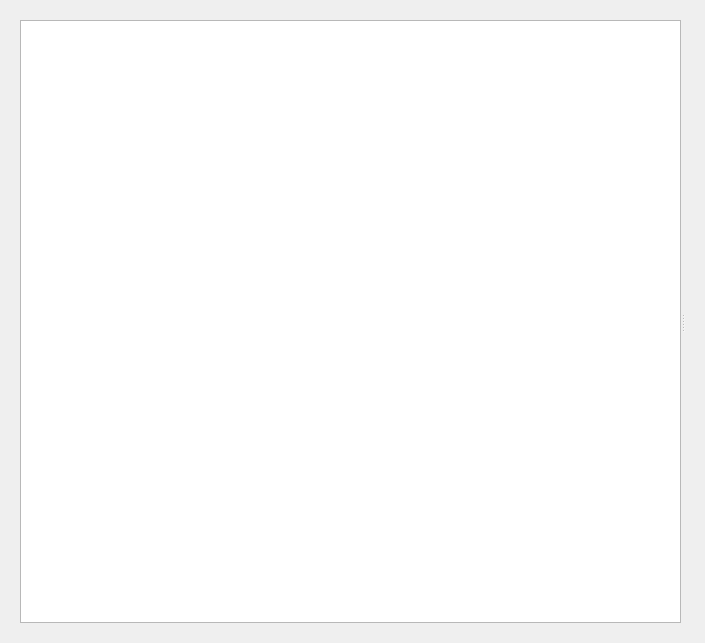
<?xml version="1.0" encoding="UTF-8"?>
<ui version="4.0">
 <class>StyleDialog</class>
 <widget class="QDialog" name="StyleDialog">
  <property name="geometry">
   <rect>
    <x>0</x>
    <y>0</y>
    <width>705</width>
    <height>643</height>
   </rect>
  </property>
  <property name="windowTitle">
   <string>Dialog</string>
  </property>
  <layout class="QHBoxLayout" name="horizontalLayout">
   <item>
    <widget class="QWidget" name="widget" native="true">
     <layout class="QHBoxLayout" name="horizontalLayout_2">
      <item>
       <widget class="QSplitter" name="splitter">
        <property name="orientation">
         <enum>Qt::Horizontal</enum>
        </property>
        <widget class="QWidget" name="editWidget" native="true">
         <property name="sizePolicy">
          <sizepolicy hsizetype="Expanding" vsizetype="Preferred">
           <horstretch>2</horstretch>
           <verstretch>0</verstretch>
          </sizepolicy>
         </property>
         <property name="sizeIncrement">
          <size>
           <width>0</width>
           <height>0</height>
          </size>
         </property>
         <layout class="QVBoxLayout" name="verticalLayout">
          <item>
           <widget class="QPlainTextEdit" name="textEdit"/>
          </item>
         </layout>
        </widget>
        <widget class="QWidget" name="toolWidget" native="true">
         <property name="sizePolicy">
          <sizepolicy hsizetype="Preferred" vsizetype="Preferred">
           <horstretch>0</horstretch>
           <verstretch>0</verstretch>
          </sizepolicy>
         </property>
         <property name="sizeIncrement">
          <size>
           <width>0</width>
           <height>0</height>
          </size>
         </property>
         <layout class="QVBoxLayout" name="verticalLayout_2">
          <item>
           <widget class="QColorDialog" name="color" native="true"/>
          </item>
         </layout>
        </widget>
       </widget>
      </item>
     </layout>
    </widget>
   </item>
  </layout>
 </widget>
 <customwidgets>
  <customwidget>
   <class>QColorDialog</class>
   <extends>QWidget</extends>
   <header>QColorDialog</header>
   <container>1</container>
  </customwidget>
 </customwidgets>
 <resources/>
 <connections/>
</ui>
